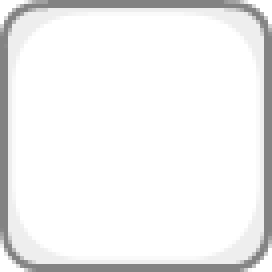
#> input picture Resources/Art/Dice/dieWhite_borderBlank.png, 68 x 68 px (shown 4 times larger)
$ python generate_dice_faces.py
#> lines starting #> are read from the running program, lines starting #| are printed output that depends on the picture
"""
Generate dice face textures for values 7-20.
Uses the existing dieWhite_borderBlank.png as a base and draws numerals on top.
Matches the anti-aliased grayscale style of existing pip faces.
"""
from PIL import Image, ImageDraw, ImageFont
import os

ART_DIR = os.path.join(os.path.dirname(__file__), "..", "..", "Resources", "Art", "Dice")
BLANK_PATH = os.path.join(ART_DIR, "dieWhite_borderBlank.png")

# The pip color is a dark gray (~76,76,76) with anti-aliased lighter grays
PIP_COLOR = (76, 76, 76, 255)

# Font - Arial Bold for clean, readable numerals
FONT_PATH = "C:/Windows/Fonts/arialbd.ttf"

# Single digit: size 36 for prominence (fits in 42x42 inner area)
# Double digit: size 30 to fit both chars comfortably
FONT_SIZE_SINGLE = 36
FONT_SIZE_DOUBLE = 30


def generate_face(value: int) -> Image.Image:
    """Generate a die face with the given numeral value."""
#> called with value = 7
    base = Image.open(BLANK_PATH).copy()
#> base is the input picture: PIL image 68x68 RGBA; mean R, G, B, A 235.3, 235.3, 235.3, 250
    draw = ImageDraw.Draw(base)

    text = str(value)
    is_double = value >= 10
    font_size = FONT_SIZE_DOUBLE if is_double else FONT_SIZE_SINGLE
    font = ImageFont.truetype(FONT_PATH, font_size)

    # Get text bounding box for centering
    bbox = draw.textbbox((0, 0), text, font=font)
#> bbox = (0, 8, 23, 34)
    text_w = bbox[2] - bbox[0]
#> text_w = 23
    text_h = bbox[3] - bbox[1]
#> text_h = 26

    # Center in the die face (68x68 image, content area ~13-54)
    center_x = 34
    center_y = 34
    x = center_x - text_w // 2
#> x = 23
    y = center_y - text_h // 2 - bbox[1]  # Adjust for font ascent
#> y = 13

    # Draw the numeral
    draw.text((x, y), text, fill=PIP_COLOR, font=font)

    return base


def main():
    os.makedirs(ART_DIR, exist_ok=True)

    for value in range(7, 21):
        face = generate_face(value)
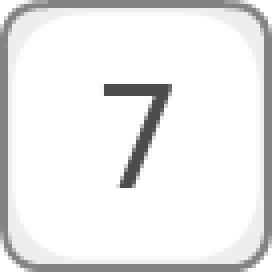
#> face: PIL image 68x68 RGBA (shown 4 times larger); mean R, G, B, A 230.1, 230.1, 230.1, 250; transparent parts drawn white
        filename = f"dieWhite_border{value}.png"
        filepath = os.path.join(ART_DIR, filename)
        face.save(filepath)
        print(f"Generated: {filename} ({face.size[0]}x{face.size[1]})")
#| Generated: dieWhite_border7.png (68x68)

    print(f"\nDone! Generated 14 dice face textures in {ART_DIR}")


if __name__ == "__main__":
    main()
